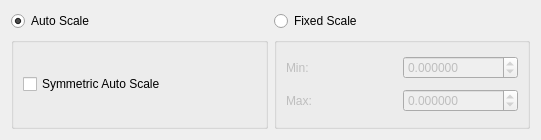
<?xml version="1.0" encoding="UTF-8"?>
<ui version="4.0">
 <class>GetColorMapInfo</class>
 <widget class="QDialog" name="GetColorMapInfo">
  <property name="geometry">
   <rect>
    <x>0</x>
    <y>0</y>
    <width>541</width>
    <height>140</height>
   </rect>
  </property>
  <property name="sizePolicy">
   <sizepolicy hsizetype="Preferred" vsizetype="Preferred">
    <horstretch>0</horstretch>
    <verstretch>0</verstretch>
   </sizepolicy>
  </property>
  <property name="minimumSize">
   <size>
    <width>541</width>
    <height>140</height>
   </size>
  </property>
  <property name="maximumSize">
   <size>
    <width>16777215</width>
    <height>99999</height>
   </size>
  </property>
  <property name="windowTitle">
   <string/>
  </property>
  <layout class="QGridLayout" name="gridLayout">
   <item row="1" column="0">
    <widget class="QGroupBox" name="autoGroupBox_">
     <property name="minimumSize">
      <size>
       <width>190</width>
       <height>0</height>
      </size>
     </property>
     <property name="title">
      <string/>
     </property>
     <property name="checkable">
      <bool>false</bool>
     </property>
     <layout class="QVBoxLayout" name="verticalLayout">
      <item>
       <widget class="QCheckBox" name="symmetricCheckBox_">
        <property name="minimumSize">
         <size>
          <width>180</width>
          <height>0</height>
         </size>
        </property>
        <property name="text">
         <string>Symmetric Auto Scale</string>
        </property>
       </widget>
      </item>
     </layout>
    </widget>
   </item>
   <item row="1" column="1">
    <widget class="QGroupBox" name="fixedGroupBox_">
     <property name="enabled">
      <bool>false</bool>
     </property>
     <property name="title">
      <string/>
     </property>
     <property name="checkable">
      <bool>false</bool>
     </property>
     <property name="checked">
      <bool>false</bool>
     </property>
     <layout class="QGridLayout" name="gridLayout_2">
      <item row="1" column="0">
       <widget class="QLabel" name="label">
        <property name="text">
         <string>Min:</string>
        </property>
       </widget>
      </item>
      <item row="1" column="1">
       <widget class="QDoubleSpinBox" name="minSpinBox_">
        <property name="decimals">
         <number>6</number>
        </property>
        <property name="minimum">
         <double>-999999999.000000000000000</double>
        </property>
        <property name="maximum">
         <double>999999999.000000000000000</double>
        </property>
       </widget>
      </item>
      <item row="2" column="0">
       <widget class="QLabel" name="label_2">
        <property name="text">
         <string>Max:</string>
        </property>
       </widget>
      </item>
      <item row="2" column="1">
       <widget class="QDoubleSpinBox" name="maxSpinBox_">
        <property name="decimals">
         <number>6</number>
        </property>
        <property name="minimum">
         <double>-999999999.000000000000000</double>
        </property>
        <property name="maximum">
         <double>999999999.000000000000000</double>
        </property>
       </widget>
      </item>
     </layout>
    </widget>
   </item>
   <item row="0" column="1">
    <widget class="QRadioButton" name="fixedScaleButton_">
     <property name="text">
      <string>Fixed Scale</string>
     </property>
    </widget>
   </item>
   <item row="0" column="0">
    <widget class="QRadioButton" name="autoScaleButton_">
     <property name="text">
      <string>Auto Scale</string>
     </property>
     <property name="checked">
      <bool>true</bool>
     </property>
    </widget>
   </item>
  </layout>
 </widget>
 <resources/>
 <connections>
  <connection>
   <sender>autoScaleButton_</sender>
   <signal>clicked(bool)</signal>
   <receiver>fixedGroupBox_</receiver>
   <slot>setDisabled(bool)</slot>
   <hints>
    <hint type="sourcelabel">
     <x>91</x>
     <y>17</y>
    </hint>
    <hint type="destinationlabel">
     <x>261</x>
     <y>67</y>
    </hint>
   </hints>
  </connection>
  <connection>
   <sender>fixedScaleButton_</sender>
   <signal>clicked(bool)</signal>
   <receiver>autoGroupBox_</receiver>
   <slot>setDisabled(bool)</slot>
   <hints>
    <hint type="sourcelabel">
     <x>261</x>
     <y>17</y>
    </hint>
    <hint type="destinationlabel">
     <x>91</x>
     <y>67</y>
    </hint>
   </hints>
  </connection>
  <connection>
   <sender>autoScaleButton_</sender>
   <signal>clicked(bool)</signal>
   <receiver>autoGroupBox_</receiver>
   <slot>setEnabled(bool)</slot>
   <hints>
    <hint type="sourcelabel">
     <x>91</x>
     <y>17</y>
    </hint>
    <hint type="destinationlabel">
     <x>91</x>
     <y>67</y>
    </hint>
   </hints>
  </connection>
  <connection>
   <sender>fixedScaleButton_</sender>
   <signal>clicked(bool)</signal>
   <receiver>fixedGroupBox_</receiver>
   <slot>setEnabled(bool)</slot>
   <hints>
    <hint type="sourcelabel">
     <x>261</x>
     <y>17</y>
    </hint>
    <hint type="destinationlabel">
     <x>261</x>
     <y>67</y>
    </hint>
   </hints>
  </connection>
 </connections>
</ui>
